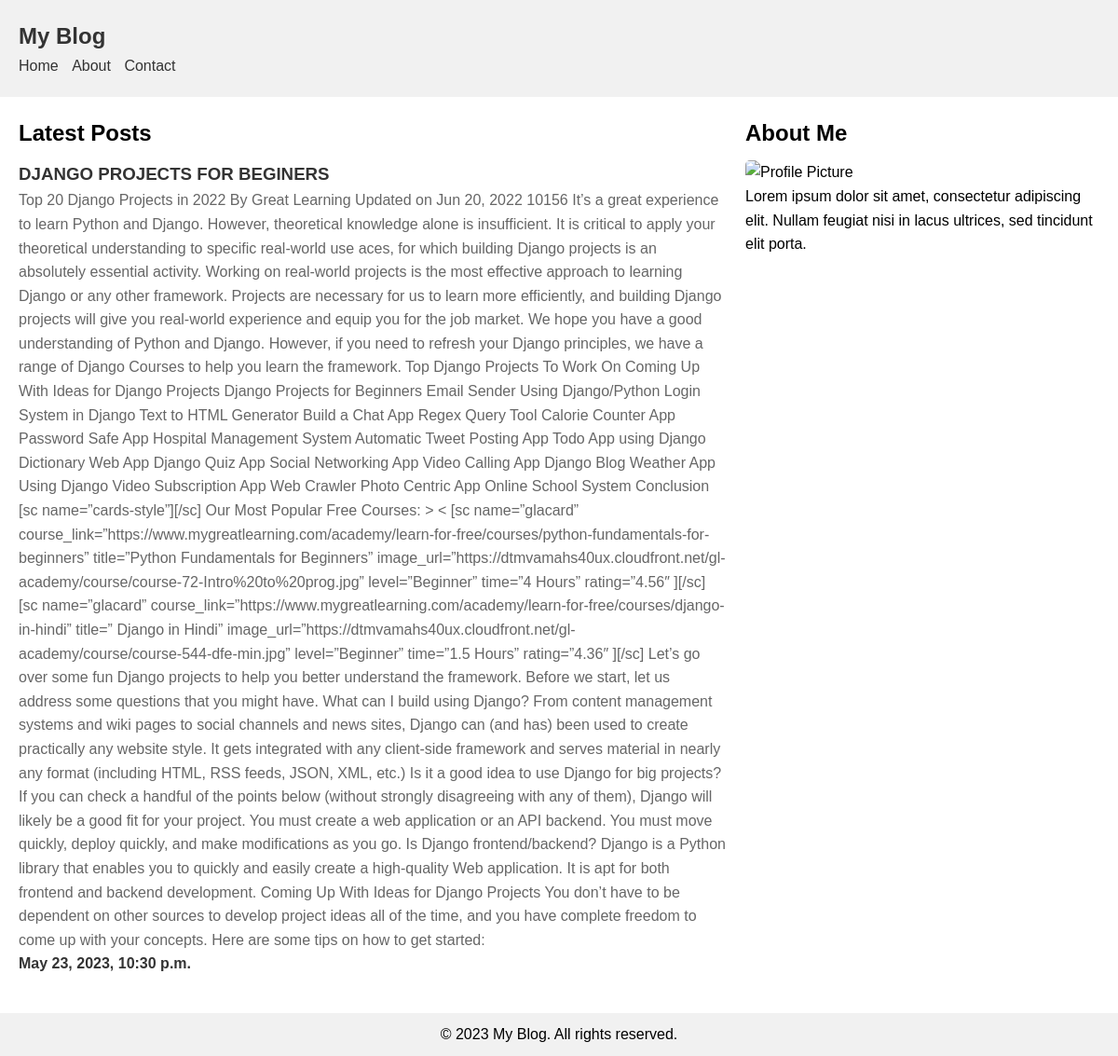
Screenshot of /post/2 with the database file from the repository.
### myapp/models.py (models this page shows)
class Post(models.Model):
    title = models.CharField(max_length=100)
    body = models.CharField(max_length=10000000)
    createdAt = models.DateTimeField(default=datetime.now,blank=True)

### myapp/views.py (the view)
# urls.py: path('post/<str:pk>',views.post,name='post')
def post(request,pk):
    posts = Post.objects.get(id=pk)
    return render(request,'post.html',{'postsingle':posts})

### templates/post.html (shortened to what this page needs)
{% load static %}
<!DOCTYPE html>
<html lang="en">
<head>
  <link rel="stylesheet" href="{% static 'css/style.css' %}">
</head>
<body>
  <header>
    <h1>My Blog</h1>
    <nav>
      <ul>
        <li><a href="#">Home</a></li>
        <li><a href="#">About</a></li>
        <li><a href="#">Contact</a></li>
      </ul>
    </nav>
  </header>
  <main>
    <section>
      <h2>Latest Posts</h2>
      <article>
        <a href="#">
          <h1>{{postsingle.title}}</h1>
          <p>{{postsingle.body}}</p>
          <h4 >{{postsingle.createdAt}}</h4>
        </a>
      </article>
    </section>
    <aside>
      <h2>About Me</h2>
      <img src="profile.jpg" alt="Profile Picture">
      <p>Lorem ipsum dolor sit amet, consectetur adipiscing elit. Nullam feugiat nisi in lacus ultrices, sed tincidunt elit porta.</p>
    </aside>
  </main>
  <footer>
    <p>&copy; 2023 My Blog. All rights reserved.</p>
  </footer>
</body>
</html>

### static/css/style.css (style rules this page uses)
* { margin: 0; padding: 0; box-sizing: border-box; }
body { font-family: Arial, sans-serif; line-height: 1.6; }
header { background-color: #f1f1f1; padding: 20px; }
header h1 { color: #333; font-size: 24px; }
nav ul { list-style-type: none; }
nav ul li { display: inline; margin-right: 10px; }
nav ul li a { color: #333; text-decoration: none; }
main { display: flex; justify-content: space-between; margin: 20px; }
section { flex: 2; }
section h2 { margin-bottom: 10px; }
article { margin-bottom: 20px; }
article p { color: #666; }
article a { color: #333; text-decoration: none; }
aside { flex: 1; padding-left: 20px; }
aside h2 { margin-bottom: 10px; }
aside img { max-width: 100%; border-radius: 5px; }
footer { background-color: #f1f1f1; padding: 10px; text-align: center; }

### rows the page displays
Post: title "DJANGO PROJECTS FOR BEGINERS", body "Top 20 Django Projects in 2022 By Great Learning Updated on Jun 20, 2022 10156 It’s a great experience to learn Python and Django. However, theoretical knowledge alone is insufficient. It is critical to apply your theoretical understanding to specific real-world use aces, for which building Django projects is an absolutely essential activity. Working on real-world projects is the most effective approach to learning Django or any other framework. Projects are necessary for us to learn more efficiently, and building Django projects will give you real-world experience and equip you for the job market. We hope you have a good understanding of Python and Django. However, if you need to refresh…", createdAt "May 23, 2023, 10:30 p.m."
